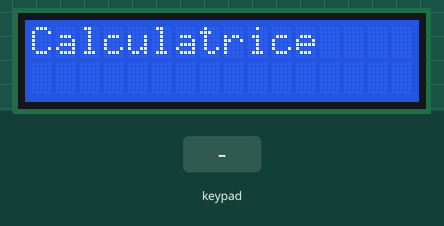
The sketch below on a simulated Arduino Uno, built with avr-gcc and run on an emulated ATmega328P. On the bench: 16×2 character LCD. The inputs (shaded band) are chosen by the test bench.

Above: at 0.1 s.
2.3 s: keypad keys 7 6 5 4 * pressed 0.4 s apart
At 4.7 s:
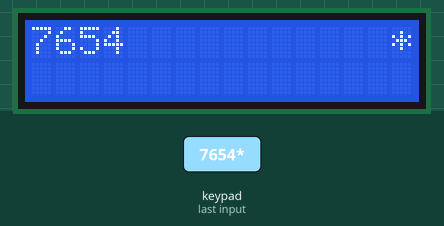
5.8 s: key '+' pressed
At 6.2 s:
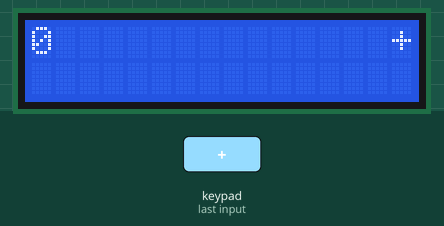
7.3 s: key '/' pressed
At 8.5 s:
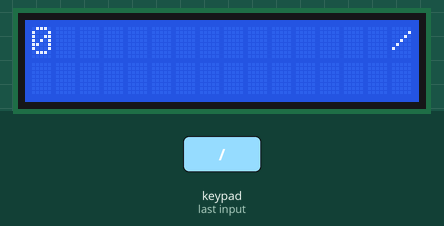
8.8 s: key '=' pressed
At 9.2 s:
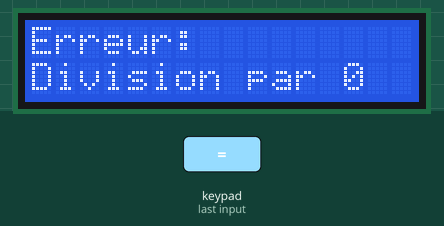
11.8 s: keypad keys 3 2 1 0 pressed 0.4 s apart
At 13.9 s:
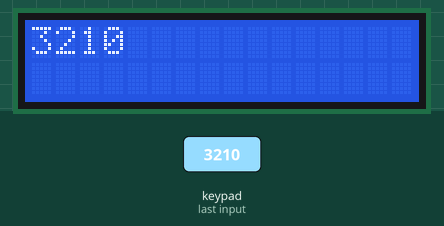
Timing chart, 0 to 15.4 s (numbered marks = the images above; inputs shaded):
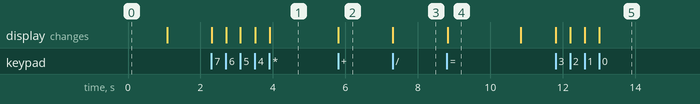

Measured:
- after the input at 2.3 s, the display: first changes at once (image 1 shows a later state)
- after the input at 5.8 s, the display: changes at once (image 2)
- after the input at 7.3 s, the display: changes at once (image 3)
- after the input at 8.8 s, the display: changes at once (image 4)
- after the input at 11.8 s, the display: first changes at once (image 5 shows a later state)
- what the display in image 4 shows lasts 2.0 s, from 8.8 s to 10.8 s

The sketch:

ArduinoCalculator.ino
```cpp
#include <Wire.h>
#include <LiquidCrystal_I2C.h>
#include <Keypad.h>

LiquidCrystal_I2C lcd(0x27, 16, 2);

const byte ROWS = 4;
const byte COLS = 4;

char keys[ROWS][COLS] = {
	{'1', '2', '3', '+'},
	{'4', '5', '6', '-'},
	{'7', '8', '9', '*'},
	{'C', '0', '=', '/'}
};

byte rowPins[ROWS] = {7, 6, 5, 4};
byte colPins[COLS] = {3, 2, 1, 0};

Keypad keypad = Keypad(makeKeymap(keys), rowPins, colPins, ROWS, COLS);

long first = 0;
long second = 0;
double result = 0;
char op = '\0';
bool enteringSecond = false;
bool justCalculated = false;

void setup()
{
	lcd.init();
	lcd.backlight();
	lcd.clear();
	lcd.setCursor(0, 0);
	lcd.print("Calculatrice");
	delay(1000);
	lcd.clear();
}

void loop()
{
	char key = keypad.getKey();

	if (key)
	{
		if (key >= '0' && key <= '9')
		{
			if (justCalculated)
			{
				first = 0;
				second = 0;
				result = 0;
				op = '\0';
				enteringSecond = false;
				justCalculated = false;
				lcd.clear();
			}

			if (!enteringSecond)
			{
				first = first * 10 + (key - '0');
				lcd.setCursor(0, 0);
				lcd.print(first);
			}
			else
			{
				second = second * 10 + (key - '0');
				lcd.setCursor(0, 1);
				lcd.print(second);
			}
		}
		else if (key == '+' || key == '-' || key == '*' || key == '/')
		{
			if (enteringSecond)
			{
				calculate();
				first = result;
				second = 0;
				lcd.clear();
				lcd.setCursor(0, 0);
				lcd.print(first);
			}

			op = key;
			enteringSecond = true;
			justCalculated = false;
			lcd.setCursor(15, 0);
			lcd.print(op);
		}
		else if (key == '=')
		{
			if (enteringSecond)
			{
				if (op == '/' && second == 0)
				{
					lcd.clear();
					lcd.setCursor(0, 0);
					lcd.print("Erreur:");
					lcd.setCursor(0, 1);
					lcd.print("Division par 0");
					delay(2000);
					lcd.clear();

					first = 0;
					second = 0;
					result = 0;
					op = '\0';
					enteringSecond = false;
					justCalculated = false;
				}
				else
				{
					calculate();
					lcd.clear();
					lcd.setCursor(0, 0);
					lcd.print(result);

					first = result;
					second = 0;
					enteringSecond = false;
					justCalculated = true;
				}
			}
		}
		else if (key == 'C')
		{
			lcd.clear();
			first = 0;
			second = 0;
			result = 0;
			op = '\0';
			enteringSecond = false;
			justCalculated = false;
		}
	}
}

void calculate()
{
	switch (op)
	{
		case '+':
			result = first + second;
			break;
		case '-':
			result = first - second;
			break;
		case '*':
			result = first * second;
			break;
		case '/':
			result = (float)first / second;
			break;
		default:
			result = first;
	}
}
```
